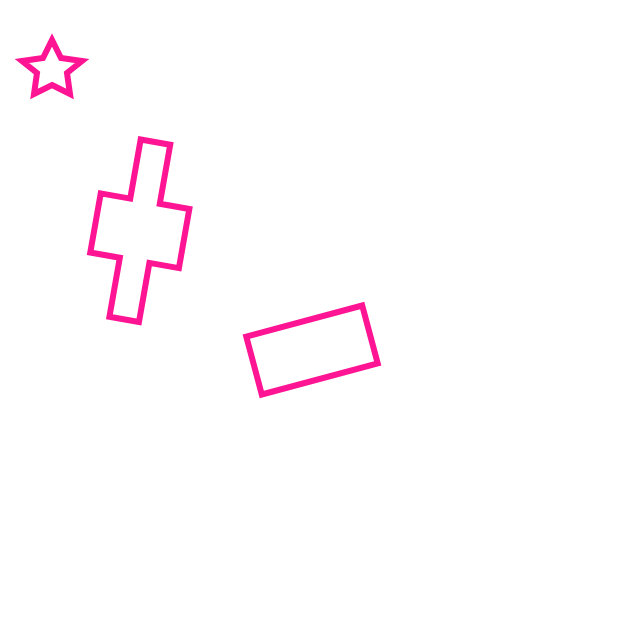

The Vega-Lite source for this figure:
### Vega specification from a JSON file in a GitHub repository (floating-point values rounded to 4 significant figures)
{"$schema": "https://vega.github.io/schema/vega/v5.json", "description": "A simple pie chart with embedded data.", "background": "white", "padding": 5, "width": 300, "height": 300, "style": "view", "data": [{"name": "data_0", "values": [{"x": 20, "y": 30, "fill": "green", "scaleX": 15, "scaleY": 15, "angle": 0, "path": "M0,.5L.6,.8L.5,.1L1,-.3L.3,-.4L0,-1L-.3,-.4L-1,-.3L-.5,.1L-.6.8L0,.5Z"}, {"x": 40, "y": 30, "fill": "blue", "scaleX": 15, "scaleY": 30, "angle": 10, "path": "M2 1 h1 v1 h1 v1 h-1 v1 h-1 v-1 h-1 v-1 h1 z"}, {"x": 150, "y": 170, "fill": "darkorange", "scaleX": 30, "scaleY": 15, "angle": -15, "path": "M-1,-1L1,-1L1,1L-1,1Z"}]}], "marks": [{"name": "marks", "type": "path", "from": {"data": "data_0"}, "style": ["arc"], "encode": {"update": {"x": {"field": "x"}, "y": {"field": "y"}, "scaleX": {"field": "scaleX"}, "scaleY": {"field": "scaleY"}, "path": {"field": "path"}, "angle": {"field": "angle"}, "stroke": {"value": "deeppink"}, "strokeWidth": {"value": 3}}}}]}
